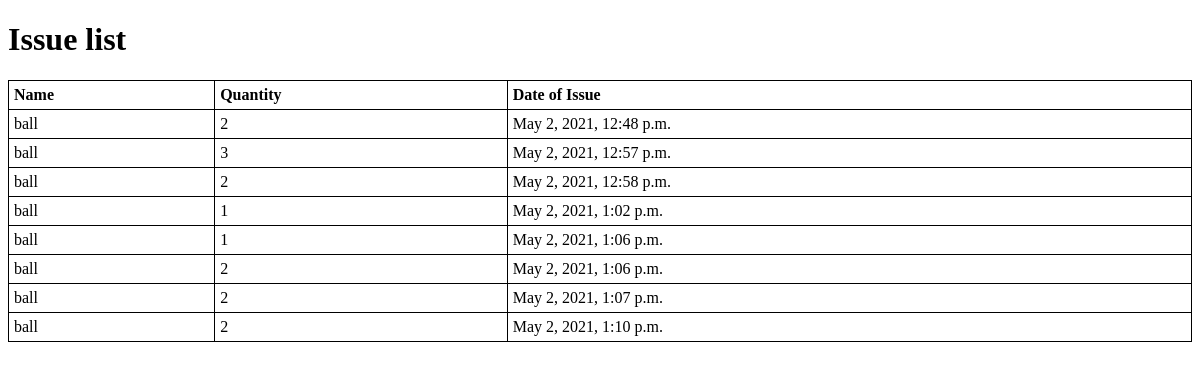
Before: /sportapp/IssueList/ with the older database file.
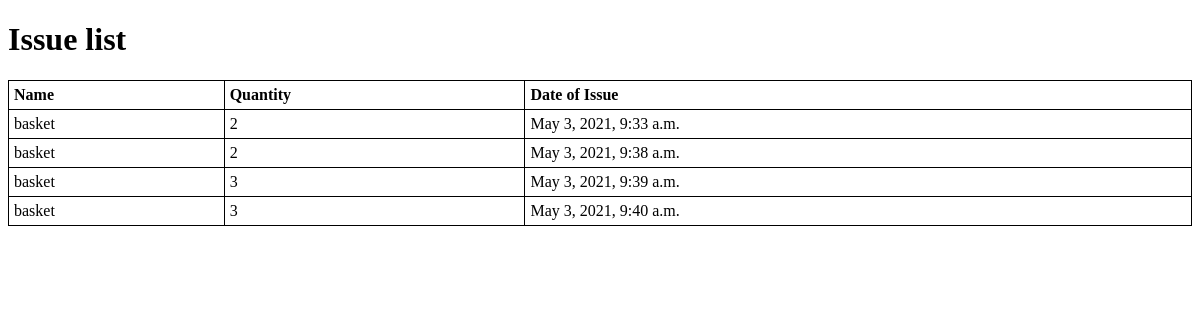
After: the same page with the newer database file.
### sportapp/models.py (models this page shows)
class issue(models.Model):
    equipment_name= models.ForeignKey('equipment',on_delete=models.CASCADE, null=True)
    roll= models.CharField(max_length=30)
    name=  models.CharField(max_length=50)
    quantity= models.PositiveIntegerField(null=True)
    date= models.DateTimeField(auto_now=True)
    is_return= models.BooleanField(default=False)
    is_pending= models.BooleanField(default=True)
    req=models.BooleanField(default=False)
    class Meta:
        ordering = ['date']

class equipment(models.Model):
    id = models.UUIDField(primary_key=True, default=uuid.uuid4, help_text='Unique ID for this particular equipment')
    name = models.CharField(max_length=30)
    total_quantity= models.IntegerField(null=True)
    available_quantity=models.IntegerField(null=True)
    sport= models.ForeignKey('clubs', on_delete=models.CASCADE)
    specification=models.TextField(null=True)
    def __str__(self):
        return self.name

### sportapp/views.py (the view)
# urls.py: path('IssueList/',views.TotalListView.as_view(),name='TotalIssueList'),
class TotalListView(ListView):
    model=issue
    template_name='sportapp/Total_list.html'

### sportapp/templates/sportapp/Total_list.html (shortened to what this page needs)
<!DOCTYPE html>
<html lang="en">
<head>
</head>
<body>
    <h1>
        Issue list
    </h1>
    {% if issue_list %}
    <table style="width:100%">
        <tr>
            <th>Name</th>
            <th>Quantity</th>
            <th>Date of Issue</th>
          </tr>
      {% for obj in issue_list %}
      <tr>
        <td>{{obj.equipment_name}}</td>
        <td>{{obj.quantity}}</td>
        <td>{{obj.date}}</td>
      </tr>
    {% endfor %}
</table>
  {% else %}
    <p>There are no Issue_Equipments </p>
  {% endif %}
</body>
</html>

Changed rows visible on the page:
removed issue: equipment_name "ball", quantity "2", date "May 2, 2021, 12:48 p.m."
removed issue: equipment_name "ball", quantity "3", date "May 2, 2021, 12:57 p.m."
removed issue: equipment_name "ball", quantity "2", date "May 2, 2021, 12:58 p.m."
removed issue: equipment_name "ball", quantity "1", date "May 2, 2021, 1:02 p.m."
removed issue: equipment_name "ball", quantity "1", date "May 2, 2021, 1:06 p.m."
removed issue: equipment_name "ball", quantity "2", date "May 2, 2021, 1:06 p.m."
removed issue: equipment_name "ball", quantity "2", date "May 2, 2021, 1:07 p.m."
removed issue: equipment_name "ball", quantity "2", date "May 2, 2021, 1:10 p.m."
added issue: equipment_name "basket", quantity "2", date "May 3, 2021, 9:33 a.m."
added issue: equipment_name "basket", quantity "2", date "May 3, 2021, 9:38 a.m."
added issue: equipment_name "basket", quantity "3", date "May 3, 2021, 9:39 a.m."
added issue: equipment_name "basket", quantity "3", date "May 3, 2021, 9:40 a.m."
